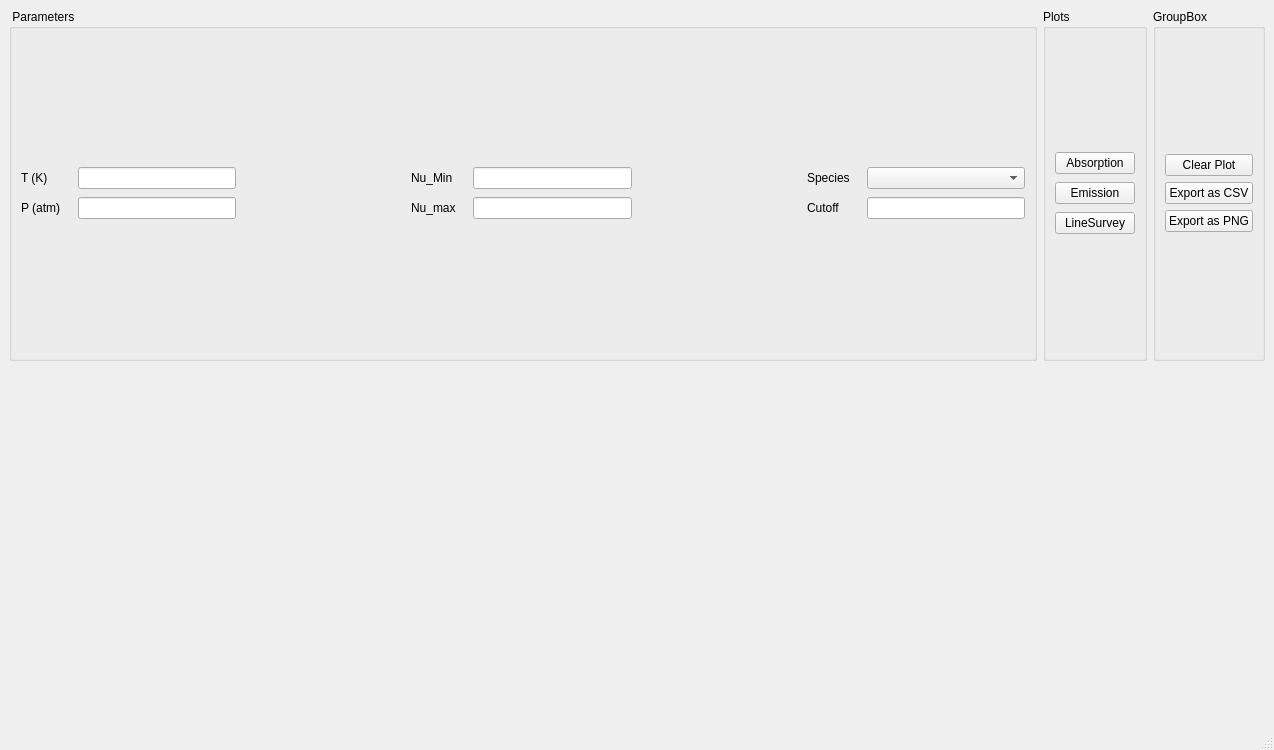
<?xml version="1.0" encoding="UTF-8"?>
<ui version="4.0">
 <class>Masiplot</class>
 <widget class="QMainWindow" name="Masiplot">
  <property name="geometry">
   <rect>
    <x>0</x>
    <y>0</y>
       <width>1274</width>
       <height>750</height>
   </rect>
  </property>
  <property name="minimumSize">
   <size>
    <width>640</width>
    <height>480</height>
   </size>
  </property>
  <property name="windowTitle">
   <string>MasiPlot</string>
  </property>
  <property name="autoFillBackground">
   <bool>true</bool>
  </property>
  <widget class="QWidget" name="centralwidget">
   <property name="enabled">
    <bool>true</bool>
   </property>
   <layout class="QVBoxLayout" name="verticalLayout_4">
    <item>
     <layout class="QVBoxLayout" name="verticalLayout_3">
      <item>
       <layout class="QHBoxLayout" name="horizontalLayout">
        <item>
         <widget class="QGroupBox" name="groupBox">
          <property name="minimumSize">
           <size>
            <width>0</width>
            <height>0</height>
           </size>
          </property>
          <property name="title">
           <string> Parameters</string>
          </property>
          <layout class="QVBoxLayout" name="verticalLayout_2">
           <item>
            <layout class="QGridLayout" name="gridLayout_2">
             <property name="horizontalSpacing">
              <number>17</number>
             </property>
             <property name="verticalSpacing">
              <number>8</number>
             </property>
             <item row="0" column="0">
              <widget class="QLabel" name="tLabel">
               <property name="minimumSize">
                <size>
                 <width>0</width>
                 <height>0</height>
                </size>
               </property>
               <property name="text">
                <string>T (K)</string>
               </property>
              </widget>
             </item>
             <item row="0" column="1">
              <widget class="QLineEdit" name="tField">
               <property name="minimumSize">
                <size>
                 <width>0</width>
                 <height>0</height>
                </size>
               </property>
              </widget>
             </item>
             <item row="0" column="2">
              <spacer name="horizontalSpacer">
               <property name="minimumSize">
                <size>
                 <width>0</width>
                 <height>0</height>
                </size>
               </property>
               <property name="orientation">
                <enum>Qt::Horizontal</enum>
               </property>
               <property name="sizeHint" stdset="0">
                <size>
                 <width>40</width>
                 <height>20</height>
                </size>
               </property>
              </spacer>
             </item>
             <item row="0" column="3">
              <widget class="QLabel" name="nuMinLabel">
               <property name="minimumSize">
                <size>
                 <width>0</width>
                 <height>0</height>
                </size>
               </property>
               <property name="text">
                <string>Nu_Min</string>
               </property>
              </widget>
             </item>
             <item row="0" column="4">
              <widget class="QLineEdit" name="nuMinField">
               <property name="minimumSize">
                <size>
                 <width>0</width>
                 <height>0</height>
                </size>
               </property>
              </widget>
             </item>
             <item row="0" column="5">
              <spacer name="horizontalSpacer_3">
               <property name="minimumSize">
                <size>
                 <width>0</width>
                 <height>0</height>
                </size>
               </property>
               <property name="orientation">
                <enum>Qt::Horizontal</enum>
               </property>
               <property name="sizeHint" stdset="0">
                <size>
                 <width>40</width>
                 <height>20</height>
                </size>
               </property>
              </spacer>
             </item>
             <item row="0" column="6">
              <widget class="QLabel" name="speciesLabel">
               <property name="minimumSize">
                <size>
                 <width>0</width>
                 <height>0</height>
                </size>
               </property>
               <property name="text">
                <string>Species</string>
               </property>
              </widget>
             </item>
             <item row="0" column="7">
              <widget class="QComboBox" name="speciesField">
               <property name="minimumSize">
                <size>
                 <width>0</width>
                 <height>0</height>
                </size>
               </property>
              </widget>
             </item>
             <item row="1" column="0">
              <widget class="QLabel" name="pLabel">
               <property name="minimumSize">
                <size>
                 <width>0</width>
                 <height>0</height>
                </size>
               </property>
               <property name="text">
                <string>P (atm)</string>
               </property>
              </widget>
             </item>
             <item row="1" column="1">
              <widget class="QLineEdit" name="pField">
               <property name="minimumSize">
                <size>
                 <width>0</width>
                 <height>0</height>
                </size>
               </property>
              </widget>
             </item>
             <item row="1" column="2">
              <spacer name="horizontalSpacer_2">
               <property name="minimumSize">
                <size>
                 <width>0</width>
                 <height>0</height>
                </size>
               </property>
               <property name="orientation">
                <enum>Qt::Horizontal</enum>
               </property>
               <property name="sizeHint" stdset="0">
                <size>
                 <width>40</width>
                 <height>20</height>
                </size>
               </property>
              </spacer>
             </item>
             <item row="1" column="3">
              <widget class="QLabel" name="nuMaxLabel">
               <property name="minimumSize">
                <size>
                 <width>0</width>
                 <height>0</height>
                </size>
               </property>
               <property name="text">
                <string>Nu_max</string>
               </property>
              </widget>
             </item>
             <item row="1" column="4">
              <widget class="QLineEdit" name="nuMaxField">
               <property name="minimumSize">
                <size>
                 <width>0</width>
                 <height>0</height>
                </size>
               </property>
              </widget>
             </item>
             <item row="1" column="5">
              <spacer name="horizontalSpacer_4">
               <property name="minimumSize">
                <size>
                 <width>0</width>
                 <height>0</height>
                </size>
               </property>
               <property name="orientation">
                <enum>Qt::Horizontal</enum>
               </property>
               <property name="sizeHint" stdset="0">
                <size>
                 <width>40</width>
                 <height>20</height>
                </size>
               </property>
              </spacer>
             </item>
             <item row="1" column="6">
              <widget class="QLabel" name="cutoffLabel">
               <property name="text">
                <string>Cutoff</string>
               </property>
              </widget>
             </item>
             <item row="1" column="7">
              <widget class="QLineEdit" name="cutoffField"/>
             </item>
            </layout>
           </item>
          </layout>
         </widget>
        </item>
        <item>
         <widget class="QGroupBox" name="groupBox_2">
          <property name="minimumSize">
           <size>
            <width>0</width>
            <height>0</height>
           </size>
          </property>
          <property name="title">
           <string>Plots</string>
          </property>
          <layout class="QVBoxLayout" name="verticalLayout">
           <item>
            <layout class="QGridLayout" name="gridLayout">
             <property name="verticalSpacing">
              <number>8</number>
             </property>
             <item row="0" column="0">
              <widget class="QPushButton" name="absorptionBtn">
               <property name="minimumSize">
                <size>
                 <width>0</width>
                 <height>0</height>
                </size>
               </property>
               <property name="text">
                <string>Absorption</string>
               </property>
              </widget>
             </item>
             <item row="1" column="0">
              <widget class="QPushButton" name="emissionBtn">
               <property name="minimumSize">
                <size>
                 <width>0</width>
                 <height>0</height>
                </size>
               </property>
               <property name="text">
                <string>Emission</string>
               </property>
              </widget>
             </item>
             <item row="2" column="0">
              <widget class="QPushButton" name="lineSurveyBtn">
               <property name="minimumSize">
                <size>
                 <width>0</width>
                 <height>0</height>
                </size>
               </property>
               <property name="text">
                <string>LineSurvey</string>
               </property>
              </widget>
             </item>
            </layout>
           </item>
          </layout>
         </widget>
        </item>
           <item>
               <widget class="QGroupBox" name="groupBox_3">
                   <property name="title">
                       <string>GroupBox</string>
                   </property>
                   <layout class="QVBoxLayout" name="verticalLayout_5">
                       <item>
                           <layout class="QGridLayout" name="gridLayout_3">
                               <item row="1" column="0">
                                   <widget class="QPushButton" name="exportCSVBtn">
                                       <property name="text">
                                           <string>Export as CSV</string>
                                       </property>
                                   </widget>
                               </item>
                               <item row="2" column="0">
                                   <widget class="QPushButton" name="exportPNGBtn">
                                       <property name="text">
                                           <string>Export as PNG</string>
                                       </property>
                                   </widget>
                               </item>
                               <item row="0" column="0">
              <widget class="QPushButton" name="clearBtn">
               <property name="minimumSize">
                <size>
                 <width>0</width>
                 <height>0</height>
                </size>
               </property>
               <property name="text">
                <string>Clear Plot</string>
               </property>
              </widget>
             </item>
            </layout>
           </item>
          </layout>
         </widget>
        </item>
       </layout>
      </item>
      <item>
       <widget class="MatplotlibWidget" name="mplwidget">
        <property name="sizePolicy">
         <sizepolicy hsizetype="Preferred" vsizetype="Preferred">
          <horstretch>0</horstretch>
          <verstretch>0</verstretch>
         </sizepolicy>
        </property>
        <property name="minimumSize">
         <size>
          <width>0</width>
          <height>0</height>
         </size>
        </property>
       </widget>
      </item>
     </layout>
    </item>
   </layout>
  </widget>
  <widget class="QStatusBar" name="statusbar"/>
 </widget>
 <customwidgets>
  <customwidget>
   <class>MatplotlibWidget</class>
   <extends>QWidget</extends>
   <header>matplotlibwidget</header>
  </customwidget>
 </customwidgets>
 <tabstops>
  <tabstop>tField</tabstop>
  <tabstop>pField</tabstop>
  <tabstop>nuMinField</tabstop>
  <tabstop>nuMaxField</tabstop>
  <tabstop>speciesField</tabstop>
  <tabstop>lineSurveyBtn</tabstop>
  <tabstop>absorptionBtn</tabstop>
  <tabstop>emissionBtn</tabstop>
 </tabstops>
 <resources/>
 <connections/>
</ui>
